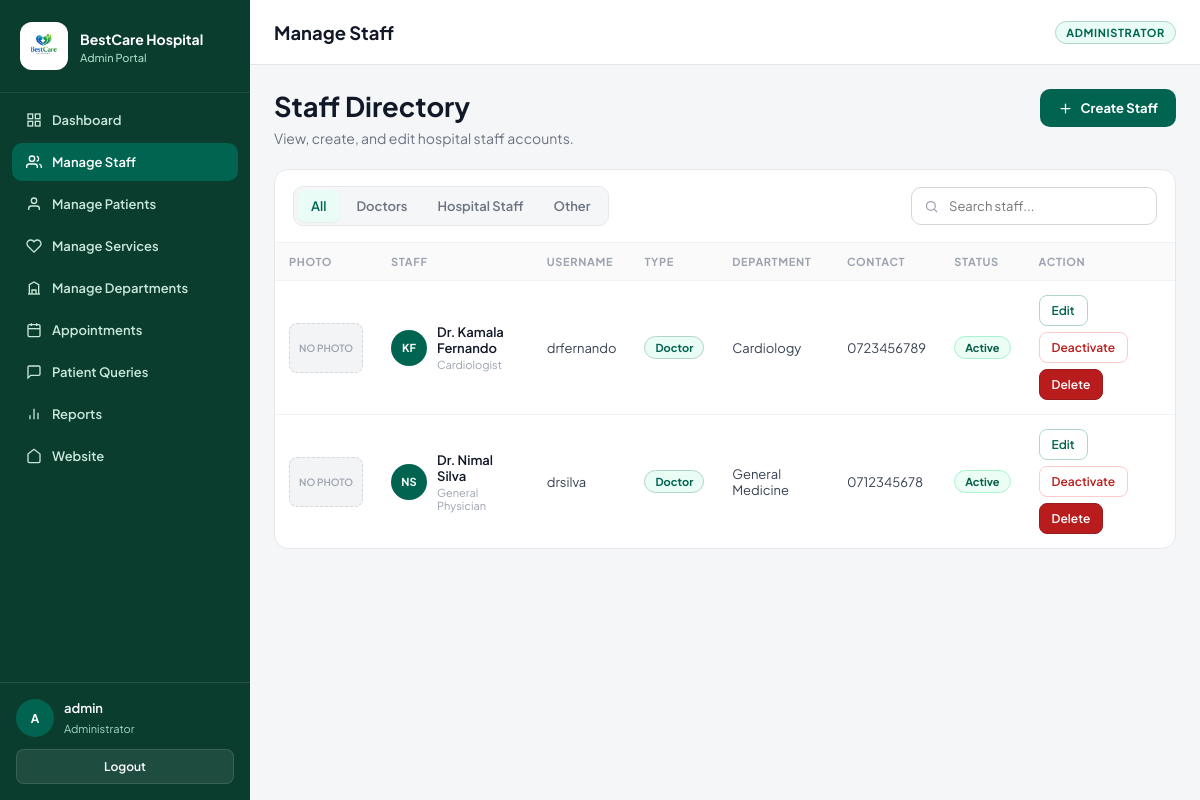
Screenshot of /admin/manage-staff.php (signed in) with the database file from the repository.
### tables this page shows
CREATE TABLE staff (
    id INT AUTO_INCREMENT PRIMARY KEY,
    user_id INT NOT NULL,
    full_name VARCHAR(100) NOT NULL,
    specialization VARCHAR(100) NOT NULL,
    department_id INT NOT NULL,
    contact VARCHAR(20) NOT NULL,
    staff_type ENUM('Doctor', 'Hospital Staff', 'Other') NOT NULL DEFAULT 'Doctor',
    image_path VARCHAR(255) NULL,
    FOREIGN KEY (user_id) REFERENCES users(id) ON DELETE CASCADE,
    FOREIGN KEY (department_id) REFERENCES departments(id)
);

CREATE TABLE users (
    id INT AUTO_INCREMENT PRIMARY KEY,
    username VARCHAR(50) NOT NULL UNIQUE,
    password_hash VARCHAR(255) NOT NULL,
    role ENUM('admin', 'staff', 'patient') NOT NULL,
    is_active TINYINT(1) DEFAULT 1,
    created_at TIMESTAMP DEFAULT CURRENT_TIMESTAMP
);

CREATE TABLE departments (
    id INT AUTO_INCREMENT PRIMARY KEY,
    name VARCHAR(100) NOT NULL,
    description TEXT,
    image_path VARCHAR(255) NULL
);

### admin/manage-staff.php (the view, shortened to what this page needs)
<?php
include("../includes/db.php");
$open_create = false;
$open_edit_id = 0;
$list_sql = "SELECT st.id, st.user_id, st.full_name, st.specialization, st.department_id,
                    st.contact, st.staff_type, st.image_path, u.username, u.is_active, u.created_at,
                    d.name AS department_name
             FROM staff st, users u, departments d
             WHERE st.user_id = u.id
             AND st.department_id = d.id
             AND u.role = 'staff'
             ORDER BY st.full_name";
$list = mysqli_query($conn, $list_sql);
$staff_rows = array();
if ($list) {
    while ($row = mysqli_fetch_array($list)) {
        $staff_rows[] = $row;
    }
}
?>
<!DOCTYPE html>
<html lang="en">
<head>
    <link rel="stylesheet" href="/bestcare-hospital/assets/css/admin.css?v=2">
</head>
<body class="adm-body<?php if ($open_create || $open_edit_id > 0) echo ' modal-open'; ?>">
<?php include("../includes/admin_nav.php"); ?>
<div class="adm-main">
    <header class="adm-topbar">
        <h1>Manage Staff</h1>
        <span class="role-tag">Administrator</span>
    </header>
    <main class="adm-content">
        <div class="adm-ms-head">
            <div>
                <h1>Staff Directory</h1>
                <p>View, create, and edit hospital staff accounts.</p>
            </div>
            <button type="button" class="adm-ms-create" id="btnOpenCreate">
                <svg viewBox="0 0 24 24" fill="none" stroke="currentColor" stroke-width="2" stroke-linecap="round" stroke-linejoin="round"><line x1="12" y1="5" x2="12" y2="19"></line><line x1="5" y1="12" x2="19" y2="12"></line></svg>
                Create Staff
            </button>
        </div>
        <section class="adm-ms-panel">
            <div class="adm-ms-panel-top">
                <div class="adm-ms-tabs">
                    <button class="adm-ms-tab active" type="button" data-filter="all">All</button>
                    <button class="adm-ms-tab" type="button" data-filter="Doctor">Doctors</button>
                    <button class="adm-ms-tab" type="button" data-filter="Hospital Staff">Hospital Staff</button>
                    <button class="adm-ms-tab" type="button" data-filter="Other">Other</button>
                </div>
                <div class="adm-ms-search">
                    <svg viewBox="0 0 24 24" fill="none" stroke="currentColor" stroke-width="2"><circle cx="11" cy="11" r="7"></circle><line x1="16.5" y1="16.5" x2="21" y2="21"></line></svg>
                    <input type="text" id="msSearch" placeholder="Search staff...">
                </div>
            </div>
            <?php if (count($staff_rows) > 0) { ?>
                <div class="adm-table-wrap">
                    <table class="adm-table">
                        <thead>
                            <tr>
                                <th>Photo</th>
                                <th>Staff</th>
                                <th>Username</th>
                                <th>Type</th>
                                <th>Department</th>
                                <th>Contact</th>
                                <th>Status</th>
                                <th>Action</th>
                            </tr>
                        </thead>
                        <tbody id="msBody">
                            <?php for ($i = 0; $i < count($staff_rows); $i++) {
                                $row = $staff_rows[$i];
                                $stype = isset($row['staff_type']) && strlen($row['staff_type']) > 0 ? $row['staff_type'] : 'Doctor';
                                $type_class = 'doctor';
                                $parts = explode(' ', $row['full_name']);
                                $ini = strtoupper(substr($parts[0], 0, 1));
                                if (isset($parts[1])) {
                                    $ini .= strtoupper(substr($parts[1], 0, 1));
                                }
                                if (isset($parts[2])) {
                                    $ini = strtoupper(substr($parts[1], 0, 1)) . strtoupper(substr($parts[2], 0, 1));
                                }
                            ?>
                                <tr class="ms-row" data-type="<?php echo htmlspecialchars($stype); ?>">
                                    <td>
                                        <?php
                                        $simg = isset($row['image_path']) ? $row['image_path'] : '';
                                        if ($simg != '') {
                                            echo '<img class="adm-svc-thumb" src="' . htmlspecialchars($simg) . '" alt="">';
                                        } else {
                                            echo '<div class="adm-svc-thumb-empty">No photo</div>';
                                        }
                                        ?>
                                    </td>
                                    <td>
                                        <div class="adm-staff-cell">
                                            <div class="adm-staff-avatar"><?php echo htmlspecialchars($ini); ?></div>
                                            <div>
                                                <p class="name"><?php echo htmlspecialchars($row['full_name']); ?></p>
                                                <p class="spec"><?php echo htmlspecialchars($row['specialization']); ?></p>
                                            </div>
                                        </div>
                                    </td>
                                    <td><?php echo htmlspecialchars($row['username']); ?></td>
                                    <td><span class="adm-type <?php echo $type_class; ?>"><?php echo htmlspecialchars($stype); ?></span></td>
                                    <td><?php echo htmlspecialchars($row['department_name']); ?></td>
                                    <td><?php echo htmlspecialchars($row['contact']); ?></td>
                                    <td>
                                        <?php if ($row['is_active'] == 1) { ?>
                                            <span class="adm-status active">Active</span>
                                        <?php } else { ?>
                                            <span class="adm-status inactive">Inactive</span>
                                        <?php } ?>
                                    </td>
                                    <td>
                                        <div class="adm-ms-actions">
                                            <button type="button" class="adm-btn-outline btn-edit"
                                                data-id="<?php echo $row['id']; ?>"
                                                data-name="<?php echo htmlspecialchars($row['full_name'], ENT_QUOTES); ?>"
                                                data-spec="<?php echo htmlspecialchars($row['specialization'], ENT_QUOTES); ?>"
                                                data-dept="<?php echo $row['department_id']; ?>"
                                                data-contact="<?php echo htmlspecialchars($row['contact'], ENT_QUOTES); ?>"
                                                data-type="<?php echo htmlspecialchars($stype, ENT_QUOTES); ?>"
                                                data-user="<?php echo htmlspecialchars($row['username'], ENT_QUOTES); ?>"
                                                data-img="<?php echo htmlspecialchars($simg, ENT_QUOTES); ?>">
                                                Edit
                                            </button>
                                            <form method="post" action="">
                                                <?php if ($row['is_active'] == 1) { ?>
                                                    <button type="submit" class="adm-btn-danger" onclick="return confirm('Deactivate this staff login? They will be hidden from booking until activated again.');">Deactivate</button>
                                                <?php } else { ?>
                                                    <button type="submit" class="adm-btn-outline">Activate</button>
                                                <?php } ?>
                                            </form>
                                            <form method="post" action="">
                                                <button type="submit" class="adm-btn-delete"
                                                    onclick="return confirm('Permanently DELETE <?php echo htmlspecialchars($row['full_name'], ENT_QUOTES); ?>?\n\nThis cannot be undone. If they have appointments or medical history, delete will be blocked — use Deactivate instead.');">
                                                    Delete
                                                </button>
                                            </form>
                                        </div>
                                    </td>
                                </tr>
                            <?php } ?>
                        </tbody>
                    </table>
                </div>
            <?php } else { ?>
                <div class="adm-empty">No staff yet. Click Create Staff to add the first account.</div>
            <?php } ?>
        </section>
    </main>
</div>
</body>
</html>

### rows the page displays
staff: shows "NO PHOTO", full_name "KF", full_name "Dr. Kamala Fernando", specialization "Cardiologist", user.username "drfernando", staff_type "Doctor", department.name "Cardiology", contact "0723456789"
staff: shows "NO PHOTO", full_name "NS", full_name "Dr. Nimal Silva", specialization "General Physician", user.username "drsilva", staff_type "Doctor", department.name "General Medicine", contact "0712345678"

### other values shown
$admin_initial "A"
$admin_name "admin"
